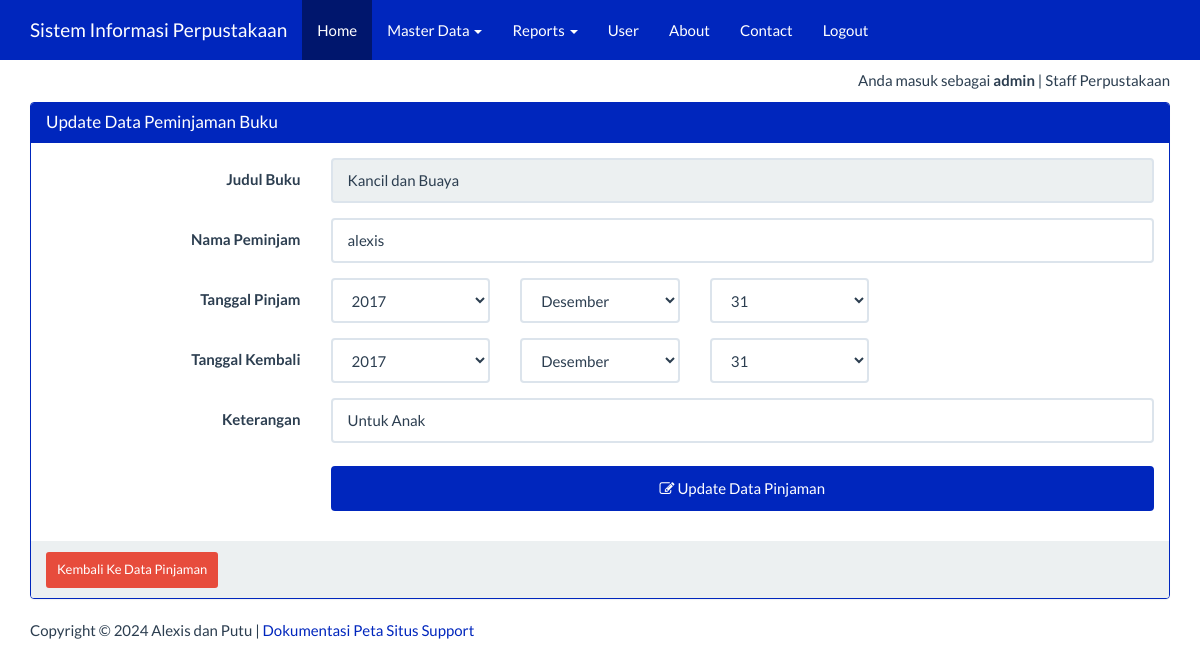
The app's page /index_admin.php?page=peminjaman&actions=edit&id=9 (signed in) with its own data.
### tables this page shows
CREATE TABLE IF NOT EXISTS `peminjaman` (
  `judul_buku` varchar(50) NOT NULL,
  `peminjam` varchar(50) NOT NULL,
  `tgl_pinjam` varchar(25) NOT NULL,
  `tgl_kembali` varchar(25) NOT NULL,
  `lama_pinjam` int(5) NOT NULL,
  `keterangan` varchar(100) NOT NULL,
  `id` int(5) NOT NULL AUTO_INCREMENT,
  PRIMARY KEY (`id`)
);

### views/peminjaman_edit.php (the view, shortened to what this page needs)
<?php
$id=$_GET['id'];
$ambil=  mysqli_query($koneksi, "SELECT * FROM peminjaman WHERE id='$id'") or die ("SQL Edit error");
$data= mysqli_fetch_array($ambil);
?>
<div class="container">
    <div class="row">
        <div class="col-xs-12">
            <div class="panel panel-success">
                <div class="panel-heading">
                    <h3 class="panel-title">Update Data Peminjaman Buku</h3>
                </div>
                <div class="panel-body">
                    <form class="form-horizontal" action="" method="post">
                        <div class="form-group">
                            <label for="judulbuku" class="col-sm-3 control-label">Judul Buku</label>
                             <div class="col-sm-9">
								<input type="text" name="judulbuku" value="<?=$data['judul_buku']?>"class="form-control" id="inputEmail3" placeholder="Judul Buku" readonly="true">
                            </div>
                        </div>
                        <div class="form-group">
                            <label for="peminjam" class="col-sm-3 control-label">Nama Peminjam</label>
                            <div class="col-sm-9">
                                <input type="text" name="peminjam" value="<?=$data['peminjam']?>"class="form-control" id="inputEmail3" placeholder="Nama Peminjam">
                            </div>
                        </div>
                        <div class="form-group">
                            <label class="col-sm-3 control-label">Tanggal Pinjam</label>
                            <div class="col-sm-2 col-xs-9">
                                <select name="tahun" class="form-control">
                                    <?php for($i=2017;$i>1980;$i--) {?>
                                    <option value="<?=$i?>"> <?=$i?> </option>
                                    <?php }?>
                                </select>
                            </div>
                            <div class="col-sm-2 col-xs-9">
                                <select name="bulan" class="form-control">
                                    <?php
                                    $bulan=  array("","Januari","Februari","Maret","April","Mei","Juni","Juli","Agustus","September","Oktober","November","Desember");
                                    for($j=12;$j>0;$j--) {?>
                                    <option value="<?=$j?>"> <?=$bulan[$j]?> </option>
                                    <?php }?>
                                </select>
                            </div>
                            <div class="col-sm-2 col-xs-9">
                                <select name="tanggal" class="form-control">
                                    <?php for($k=31;$k>0;$k--) {?>
                                    <option value="<?=$k?>"> <?=$k?> </option>
                                    <?php }?>
                                </select>
                            </div>
                        </div>
                        <div class="form-group">
                            <label class="col-sm-3 control-label">Tanggal Kembali</label>
                            <div class="col-sm-2 col-xs-9">
                                <select name="tahun_kem" class="form-control">
                                    <?php for($i=2017;$i>1980;$i--) {?>
                                    <option value="<?=$i?>"> <?=$i?> </option>
                                    <?php }?>
                                </select>
                            </div>
                            <div class="col-sm-2 col-xs-9">
                                <select name="bulan_kem" class="form-control">
                                    <?php
                                    $bulan=  array("","Januari","Februari","Maret","April","Mei","Juni","Juli","Agustus","September","Oktober","November","Desember");
                                    for($j=12;$j>0;$j--) {?>
                                    <option value="<?=$j?>"> <?=$bulan[$j]?> </option>
                                    <?php }?>
                                </select>
                            </div>
                            <div class="col-sm-2 col-xs-9">
                                <select name="tanggal_kem" class="form-control">
                                    <?php for($k=31;$k>0;$k--) {?>
                                    <option value="<?=$k?>"> <?=$k?> </option>
                                    <?php }?>
                                </select>
                            </div>
                        </div>
                        <div class="form-group">
                            <label for="ket" class="col-sm-3 control-label">Keterangan</label>
                            <div class="col-sm-9">
                                <input type="text" name="ket" value="<?=$data['keterangan']?>" class="form-control" id="inputPassword3" placeholder="Keterangan">
                            </div>
                        </div>
                        <div class="form-group">
                            <div class="col-sm-offset-3 col-sm-9">
                                <button type="submit" class="btn btn-success">
                                    <span class="fa fa-edit"></span> Update Data Pinjaman</button>
                            </div>
                        </div>
                    </form>
                </div>
                <div class="panel-footer">
                    <a href="?page=peminjaman&actions=tampil" class="btn btn-danger btn-sm">
                        Kembali Ke Data Pinjaman
                    </a>
                </div>
            </div>
        </div>
    </div>
</div>

### index_admin.php (style rules this page uses)
body { margin-top:70px; }
button { background-color: #4CAF50; color: white; padding: 14px 20px; margin: 8px 0; border: none; cursor: pointer; width: 100%; }

### records on screen
peminjaman: judulbuku "Kancil dan Buaya", peminjam "alexis", ket "Untuk Anak"

### other values on screen
$_SESSION['username'] "admin"
$_SESSION['ket'] "Staff Perpustakaan"
form field tahun "2017"
form field bulan "Desember"
form field tanggal "31"
form field tahun_kem "2017"
form field bulan_kem "Desember"
form field tanggal_kem "31"
